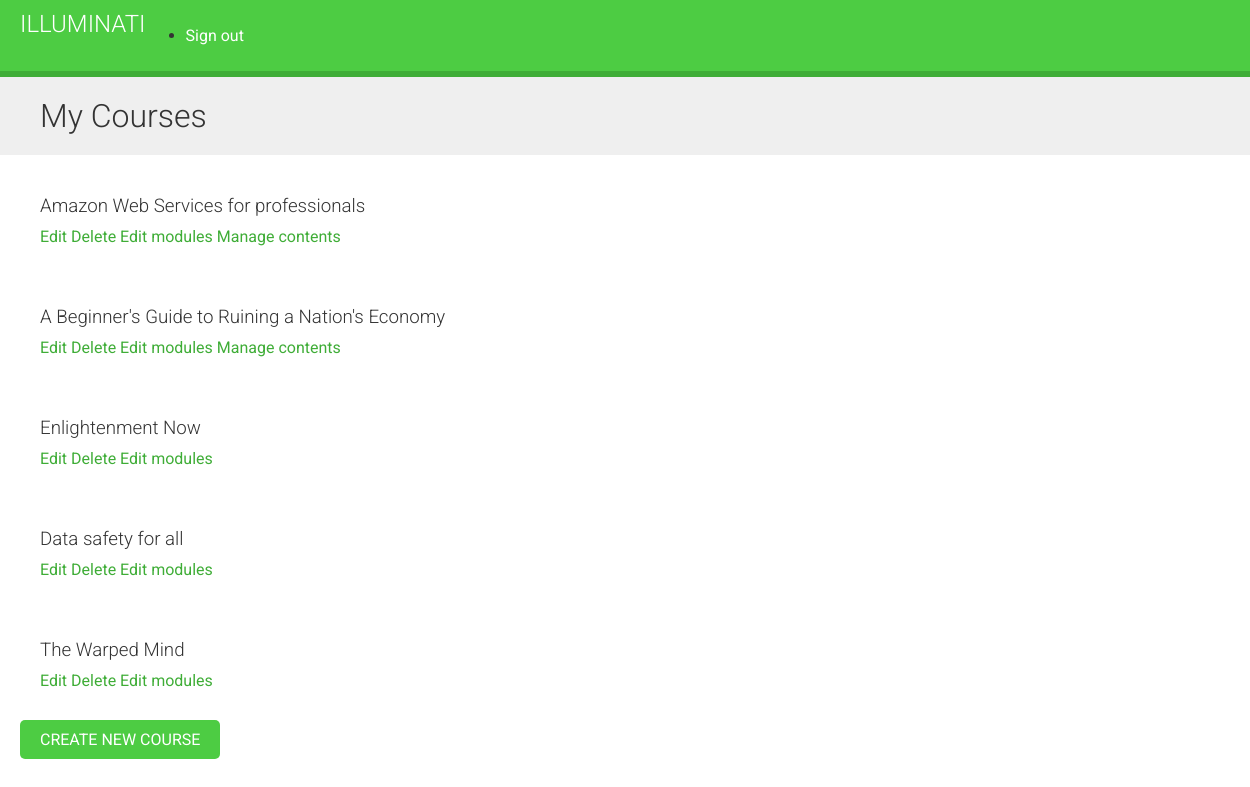
/courses/mine/ (signed in), run on the app's committed database.
### courses/models.py (models this page shows, shortened)
class Course(models.Model):
    owner = models.ForeignKey(User, related_name='courses_created',
                              on_delete=models.CASCADE)
    subject = models.ForeignKey(Subject, related_name='courses',
                                on_delete=models.CASCADE)
    title = models.CharField(max_length=200)
    slug = models.SlugField(max_length=200, unique=True)
    overview = models.TextField()
    created = models.DateTimeField(auto_now_add=True)

### courses/views.py (the view)
# urls.py: path('mine/', views.ManageCourseListView.as_view(),
class ManageCourseListView(OwnerCourseMixin, ListView):
    template_name = 'courses/manage/course/list.html'
    permission_required = 'courses.view_course'

### courses/views.py (called while the page is built)
    def get_queryset(self):
        qs = super().get_queryset()
        return qs.filter(owner=self.request.user)

### templates/courses/manage/course/list.html (shortened to what this page needs)
{% extends "base.html" %}
{% block content %}
    <h1>My Courses</h1>
    <div class="module">
        {% for course in object_list %}
            <div class="module">
                <h3>{{ course.title }}</h3>
                <p>
                    <a href="{% url 'course_edit' course.id %}">Edit</a>
                    <a href="{% url 'course_delete' course.id %}">Delete</a>
                    <a href="{% url 'course_module_update' course.id %}">
                        Edit modules
                    </a>
                    {% if course.modules.count > 0 %}
                        <a href="{% url 'module_content_list' course.modules.first.id %}">
                            Manage contents
                        </a>
                    {% endif %}
                </p>
            </div>
        {% empty %}
                <p>
                    You haven't created any courses yet.
                </p>
        {% endfor %}
        <p>
            <a href="{% url 'course_create' %}" class="button">
                Create new course
            </a>
        </p>
    </div>
{% endblock %}

### static/css/base.css (style rules this page uses)
body { margin:0; font-family:'Roboto', sans-serif; font-weight:400; color:#333; }
a { color:#3fad37; text-decoration:none; }
h1, h2, h3, h4, h5, h6 { font-family:'Roboto', sans-serif; font-weight:300; }
h1 { background:#efefef; width:100%; overflow:auto; padding:20px 0 20px 40px; margin:0; }
.module { padding:10px 20px; float:left; width:600px; }
.module h3 { margin:20px 0 0; padding:0; width:100%; }
.module p { margin:10px 0 20px; width:100%; float:left; }
input[type=submit], a.button { border-radius:5px; background:#4dcc43; color:#fff; font-size:16px; text-transform:uppercase; border:none; padding:10px 20px; margin:20px 0; }

### data on the page
Course: title "Amazon Web Services for professionals", shows "Manage contents"
Course: title "A Beginner's Guide to Ruining a Nation's Economy", shows "Manage contents"
Course: title "Enlightenment Now"
Course: title "Data safety for all"
Course: title "The Warped Mind"
